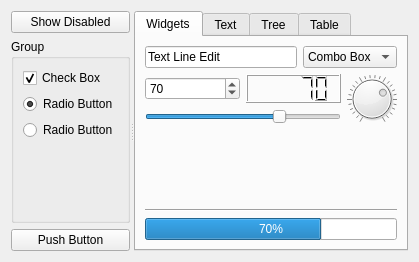
<ui version="4.0" >
 <class>SkulpturePreview1</class>
 <widget class="QDialog" name="SkulpturePreview1" >
  <layout class="QVBoxLayout" name="verticalLayout_9" >
   <item>
    <widget class="QSplitter" name="splitter" >
     <property name="orientation" >
      <enum>Qt::Horizontal</enum>
     </property>
     <widget class="QWidget" name="layoutWidget" >
      <layout class="QVBoxLayout" name="verticalLayout_7" >
       <item>
        <widget class="QPushButton" name="pushButton_2" >
         <property name="text" >
          <string>Show Disabled</string>
         </property>
         <property name="checkable" >
          <bool>true</bool>
         </property>
         <property name="checked" >
          <bool>false</bool>
         </property>
         <property name="autoDefault" >
          <bool>false</bool>
         </property>
        </widget>
       </item>
       <item>
        <layout class="QVBoxLayout" name="verticalLayout_4" >
         <item>
          <widget class="QGroupBox" name="groupBox" >
           <property name="title" >
            <string>Group</string>
           </property>
           <layout class="QVBoxLayout" name="verticalLayout" >
            <item>
             <widget class="QCheckBox" name="checkBox" >
              <property name="text" >
               <string>Check Box</string>
              </property>
              <property name="checked" >
               <bool>true</bool>
              </property>
             </widget>
            </item>
            <item>
             <widget class="QRadioButton" name="radioButton_2" >
              <property name="text" >
               <string>Radio Button</string>
              </property>
              <property name="checked" >
               <bool>true</bool>
              </property>
             </widget>
            </item>
            <item>
             <widget class="QRadioButton" name="radioButton" >
              <property name="text" >
               <string>Radio Button</string>
              </property>
             </widget>
            </item>
            <item>
             <spacer name="verticalSpacer" >
              <property name="orientation" >
               <enum>Qt::Vertical</enum>
              </property>
              <property name="sizeType" >
               <enum>QSizePolicy::MinimumExpanding</enum>
              </property>
              <property name="sizeHint" stdset="0" >
               <size>
                <width>20</width>
                <height>0</height>
               </size>
              </property>
             </spacer>
            </item>
           </layout>
          </widget>
         </item>
         <item>
          <widget class="QPushButton" name="pushButton" >
           <property name="text" >
            <string>Push Button</string>
           </property>
           <property name="autoDefault" >
            <bool>false</bool>
           </property>
          </widget>
         </item>
        </layout>
       </item>
      </layout>
     </widget>
     <widget class="QTabWidget" name="Text" >
      <property name="currentIndex" >
       <number>0</number>
      </property>
      <widget class="QWidget" name="tab" >
       <property name="geometry" >
        <rect>
         <x>0</x>
         <y>0</y>
         <width>272</width>
         <height>210</height>
        </rect>
       </property>
       <attribute name="title" >
        <string>Widgets</string>
       </attribute>
       <layout class="QVBoxLayout" name="verticalLayout_6" >
        <item>
         <layout class="QHBoxLayout" name="horizontalLayout_3" >
          <item>
           <widget class="KLineEdit" name="klineedit" >
            <property name="text" >
             <string>Text Line Edit</string>
            </property>
            <property name="placeholderText" >
             <string>LineEdit (empty)</string>
            </property>
            <property name="showClearButton" stdset="0" >
             <bool>true</bool>
            </property>
           </widget>
          </item>
          <item>
           <widget class="KComboBox" name="comboBox" >
            <item>
             <property name="text" >
              <string>Combo Box</string>
             </property>
            </item>
            <item>
             <property name="text" >
              <string>Element</string>
             </property>
            </item>
           </widget>
          </item>
         </layout>
        </item>
        <item>
         <layout class="QHBoxLayout" name="horizontalLayout_2" >
          <item>
           <layout class="QVBoxLayout" name="verticalLayout_5" >
            <item>
             <layout class="QHBoxLayout" name="horizontalLayout" >
              <item>
               <widget class="QSpinBox" name="spinBox" >
                <property name="maximum" >
                 <number>100</number>
                </property>
                <property name="value" >
                 <number>70</number>
                </property>
               </widget>
              </item>
              <item>
               <widget class="QLCDNumber" name="lcdNumber" >
                <property name="intValue" stdset="0" >
                 <number>70</number>
                </property>
               </widget>
              </item>
             </layout>
            </item>
            <item>
             <widget class="QSlider" name="horizontalSlider" >
              <property name="maximum" >
               <number>100</number>
              </property>
              <property name="value" >
               <number>70</number>
              </property>
              <property name="orientation" >
               <enum>Qt::Horizontal</enum>
              </property>
             </widget>
            </item>
           </layout>
          </item>
          <item>
           <widget class="QDial" name="dial" >
            <property name="sizePolicy" >
             <sizepolicy vsizetype="Fixed" hsizetype="Fixed" >
              <horstretch>0</horstretch>
              <verstretch>0</verstretch>
             </sizepolicy>
            </property>
            <property name="minimumSize" >
             <size>
              <width>50</width>
              <height>50</height>
             </size>
            </property>
            <property name="maximumSize" >
             <size>
              <width>50</width>
              <height>50</height>
             </size>
            </property>
            <property name="maximum" >
             <number>100</number>
            </property>
            <property name="value" >
             <number>70</number>
            </property>
            <property name="notchesVisible" >
             <bool>true</bool>
            </property>
           </widget>
          </item>
         </layout>
        </item>
        <item>
         <spacer name="verticalSpacer_2" >
          <property name="orientation" >
           <enum>Qt::Vertical</enum>
          </property>
          <property name="sizeType" >
           <enum>QSizePolicy::MinimumExpanding</enum>
          </property>
          <property name="sizeHint" stdset="0" >
           <size>
            <width>20</width>
            <height>0</height>
           </size>
          </property>
         </spacer>
        </item>
        <item>
         <widget class="Line" name="line" >
          <property name="orientation" >
           <enum>Qt::Horizontal</enum>
          </property>
         </widget>
        </item>
        <item>
         <widget class="QProgressBar" name="progressBar" >
          <property name="value" >
           <number>70</number>
          </property>
         </widget>
        </item>
       </layout>
      </widget>
      <widget class="QWidget" name="Seite_2" >
       <property name="geometry" >
        <rect>
         <x>0</x>
         <y>0</y>
         <width>272</width>
         <height>210</height>
        </rect>
       </property>
       <attribute name="title" >
        <string>Text</string>
       </attribute>
       <layout class="QVBoxLayout" name="verticalLayout_8" >
        <item>
         <widget class="KTextEdit" name="ktextedit" >
          <property name="html" >
           <string>&lt;!DOCTYPE HTML PUBLIC "-//W3C//DTD HTML 4.0//EN" "http://www.w3.org/TR/REC-html40/strict.dtd">
&lt;html>&lt;head>&lt;meta name="qrichtext" content="1" />&lt;style type="text/css">
p, li { white-space: pre-wrap; }
&lt;/style>&lt;/head>&lt;body style=" font-family:'Sans Serif'; font-size:10pt; font-weight:400; font-style:normal;">
&lt;table border="0" style="-qt-table-type: root; margin-top:4px; margin-bottom:4px; margin-left:4px; margin-right:4px;">
&lt;tr>
&lt;td style="border: none;">
&lt;p align="center" style=" margin-top:0px; margin-bottom:0px; margin-left:0px; margin-right:0px; -qt-block-indent:0; text-indent:0px;">&lt;span style=" font-size:16pt; font-weight:600;">Skulpture&lt;/span>&lt;/p>
&lt;p align="center" style=" margin-top:0px; margin-bottom:0px; margin-left:0px; margin-right:0px; -qt-block-indent:0; text-indent:0px; font-weight:600;">&lt;span style=" font-weight:400;">Version 0.2.4&lt;/span>&lt;/p>
&lt;p align="center" style="-qt-paragraph-type:empty; margin-top:0px; margin-bottom:0px; margin-left:0px; margin-right:0px; -qt-block-indent:0; text-indent:0px;">&lt;/p>
&lt;p align="center" style=" margin-top:0px; margin-bottom:0px; margin-left:0px; margin-right:0px; -qt-block-indent:0; text-indent:0px;">&lt;a href="http://skulpture.maxiom.de/">&lt;span style=" text-decoration: underline; color:#0057ae;">http://skulpture.maxiom.de/&lt;/span>&lt;/a>&lt;/p>
&lt;p align="center" style=" margin-top:0px; margin-bottom:0px; margin-left:0px; margin-right:0px; -qt-block-indent:0; text-indent:0px;">&lt;span style=" font-size:8pt;">Copyright © 2007-2010 Christoph Feck&lt;/span>&lt;/p>
&lt;p style="-qt-paragraph-type:empty; margin-top:0px; margin-bottom:0px; margin-left:0px; margin-right:0px; -qt-block-indent:0; text-indent:0px;">&lt;/p>&lt;/td>&lt;/tr>&lt;/table>&lt;/body>&lt;/html></string>
          </property>
         </widget>
        </item>
       </layout>
      </widget>
      <widget class="QWidget" name="tab_2" >
       <property name="geometry" >
        <rect>
         <x>0</x>
         <y>0</y>
         <width>272</width>
         <height>210</height>
        </rect>
       </property>
       <attribute name="title" >
        <string>Tree</string>
       </attribute>
       <layout class="QVBoxLayout" name="verticalLayout_3" >
        <item>
         <widget class="QTreeWidget" name="treeWidget" >
          <column>
           <property name="text" >
            <string>Column 1</string>
           </property>
          </column>
          <column>
           <property name="text" >
            <string>Column 2</string>
           </property>
          </column>
          <item>
           <property name="text" >
            <string>Element</string>
           </property>
           <property name="text" >
            <string>(expandable)</string>
           </property>
           <item>
            <property name="text" >
             <string>Element</string>
            </property>
            <property name="text" >
             <string>Line 1</string>
            </property>
           </item>
           <item>
            <property name="text" >
             <string>Element</string>
            </property>
            <property name="text" >
             <string>Line 2</string>
            </property>
           </item>
           <item>
            <property name="text" >
             <string>Element</string>
            </property>
            <property name="text" >
             <string>Line 3</string>
            </property>
           </item>
          </item>
          <item>
           <property name="text" >
            <string>Element</string>
           </property>
           <property name="text" >
            <string>(not expandable)</string>
           </property>
          </item>
         </widget>
        </item>
       </layout>
      </widget>
      <widget class="QWidget" name="Seite" >
       <property name="geometry" >
        <rect>
         <x>0</x>
         <y>0</y>
         <width>272</width>
         <height>210</height>
        </rect>
       </property>
       <attribute name="title" >
        <string>Table</string>
       </attribute>
       <layout class="QVBoxLayout" name="verticalLayout_2" >
        <item>
         <widget class="QTableWidget" name="tableWidget" >
          <row/>
          <row/>
          <row/>
          <row/>
          <row/>
          <row/>
          <row/>
          <row/>
          <row/>
          <row/>
          <column>
           <property name="text" >
            <string>Column 1</string>
           </property>
          </column>
          <column>
           <property name="text" >
            <string>Column 2</string>
           </property>
          </column>
          <column>
           <property name="text" >
            <string>Column 3</string>
           </property>
          </column>
          <column>
           <property name="text" >
            <string>Column 4</string>
           </property>
          </column>
         </widget>
        </item>
       </layout>
      </widget>
     </widget>
    </widget>
   </item>
  </layout>
 </widget>
 <customwidgets>
  <customwidget>
   <class>KLineEdit</class>
   <extends>QLineEdit</extends>
   <header location="global" >KCompletion/KLineEdit</header>
  </customwidget>
  <customwidget>
   <class>KTextEdit</class>
   <extends>QTextEdit</extends>
   <header location="global" >KTextWidgets/KTextEdit</header>
  </customwidget>
  <customwidget>
   <class>KComboBox</class>
   <extends>QComboBox</extends>
   <header location="global" >KCompletion/KComboBox</header>
  </customwidget>
 </customwidgets>
 <resources/>
 <connections>
  <connection>
   <sender>dial</sender>
   <signal>valueChanged(int)</signal>
   <receiver>progressBar</receiver>
   <slot>setValue(int)</slot>
   <hints>
    <hint type="sourcelabel" >
     <x>375</x>
     <y>126</y>
    </hint>
    <hint type="destinationlabel" >
     <x>337</x>
     <y>219</y>
    </hint>
   </hints>
  </connection>
  <connection>
   <sender>dial</sender>
   <signal>valueChanged(int)</signal>
   <receiver>lcdNumber</receiver>
   <slot>display(int)</slot>
   <hints>
    <hint type="sourcelabel" >
     <x>374</x>
     <y>131</y>
    </hint>
    <hint type="destinationlabel" >
     <x>287</x>
     <y>133</y>
    </hint>
   </hints>
  </connection>
  <connection>
   <sender>dial</sender>
   <signal>valueChanged(int)</signal>
   <receiver>spinBox</receiver>
   <slot>setValue(int)</slot>
   <hints>
    <hint type="sourcelabel" >
     <x>375</x>
     <y>111</y>
    </hint>
    <hint type="destinationlabel" >
     <x>302</x>
     <y>106</y>
    </hint>
   </hints>
  </connection>
  <connection>
   <sender>spinBox</sender>
   <signal>valueChanged(int)</signal>
   <receiver>progressBar</receiver>
   <slot>setValue(int)</slot>
   <hints>
    <hint type="sourcelabel" >
     <x>245</x>
     <y>110</y>
    </hint>
    <hint type="destinationlabel" >
     <x>308</x>
     <y>220</y>
    </hint>
   </hints>
  </connection>
  <connection>
   <sender>spinBox</sender>
   <signal>valueChanged(int)</signal>
   <receiver>lcdNumber</receiver>
   <slot>display(int)</slot>
   <hints>
    <hint type="sourcelabel" >
     <x>339</x>
     <y>121</y>
    </hint>
    <hint type="destinationlabel" >
     <x>339</x>
     <y>139</y>
    </hint>
   </hints>
  </connection>
  <connection>
   <sender>spinBox</sender>
   <signal>valueChanged(int)</signal>
   <receiver>dial</receiver>
   <slot>setValue(int)</slot>
   <hints>
    <hint type="sourcelabel" >
     <x>236</x>
     <y>108</y>
    </hint>
    <hint type="destinationlabel" >
     <x>379</x>
     <y>122</y>
    </hint>
   </hints>
  </connection>
  <connection>
   <sender>horizontalSlider</sender>
   <signal>valueChanged(int)</signal>
   <receiver>progressBar</receiver>
   <slot>setValue(int)</slot>
   <hints>
    <hint type="sourcelabel" >
     <x>323</x>
     <y>79</y>
    </hint>
    <hint type="destinationlabel" >
     <x>380</x>
     <y>223</y>
    </hint>
   </hints>
  </connection>
  <connection>
   <sender>horizontalSlider</sender>
   <signal>valueChanged(int)</signal>
   <receiver>lcdNumber</receiver>
   <slot>display(int)</slot>
   <hints>
    <hint type="sourcelabel" >
     <x>359</x>
     <y>82</y>
    </hint>
    <hint type="destinationlabel" >
     <x>256</x>
     <y>136</y>
    </hint>
   </hints>
  </connection>
  <connection>
   <sender>horizontalSlider</sender>
   <signal>valueChanged(int)</signal>
   <receiver>spinBox</receiver>
   <slot>setValue(int)</slot>
   <hints>
    <hint type="sourcelabel" >
     <x>285</x>
     <y>78</y>
    </hint>
    <hint type="destinationlabel" >
     <x>260</x>
     <y>107</y>
    </hint>
   </hints>
  </connection>
  <connection>
   <sender>horizontalSlider</sender>
   <signal>valueChanged(int)</signal>
   <receiver>dial</receiver>
   <slot>setValue(int)</slot>
   <hints>
    <hint type="sourcelabel" >
     <x>300</x>
     <y>80</y>
    </hint>
    <hint type="destinationlabel" >
     <x>380</x>
     <y>123</y>
    </hint>
   </hints>
  </connection>
  <connection>
   <sender>pushButton_2</sender>
   <signal>toggled(bool)</signal>
   <receiver>groupBox</receiver>
   <slot>setDisabled(bool)</slot>
   <hints>
    <hint type="sourcelabel" >
     <x>106</x>
     <y>24</y>
    </hint>
    <hint type="destinationlabel" >
     <x>104</x>
     <y>43</y>
    </hint>
   </hints>
  </connection>
  <connection>
   <sender>pushButton_2</sender>
   <signal>toggled(bool)</signal>
   <receiver>Text</receiver>
   <slot>setDisabled(bool)</slot>
   <hints>
    <hint type="sourcelabel" >
     <x>117</x>
     <y>26</y>
    </hint>
    <hint type="destinationlabel" >
     <x>137</x>
     <y>40</y>
    </hint>
   </hints>
  </connection>
  <connection>
   <sender>pushButton_2</sender>
   <signal>toggled(bool)</signal>
   <receiver>comboBox</receiver>
   <slot>setDisabled(bool)</slot>
   <hints>
    <hint type="sourcelabel" >
     <x>83</x>
     <y>25</y>
    </hint>
    <hint type="destinationlabel" >
     <x>93</x>
     <y>191</y>
    </hint>
   </hints>
  </connection>
  <connection>
   <sender>pushButton_2</sender>
   <signal>toggled(bool)</signal>
   <receiver>pushButton</receiver>
   <slot>setDisabled(bool)</slot>
   <hints>
    <hint type="sourcelabel" >
     <x>66</x>
     <y>23</y>
    </hint>
    <hint type="destinationlabel" >
     <x>80</x>
     <y>225</y>
    </hint>
   </hints>
  </connection>
  <connection>
   <sender>dial</sender>
   <signal>valueChanged(int)</signal>
   <receiver>horizontalSlider</receiver>
   <slot>setValue(int)</slot>
   <hints>
    <hint type="sourcelabel" >
     <x>376</x>
     <y>135</y>
    </hint>
    <hint type="destinationlabel" >
     <x>374</x>
     <y>83</y>
    </hint>
   </hints>
  </connection>
  <connection>
   <sender>spinBox</sender>
   <signal>valueChanged(int)</signal>
   <receiver>horizontalSlider</receiver>
   <slot>setValue(int)</slot>
   <hints>
    <hint type="sourcelabel" >
     <x>216</x>
     <y>108</y>
    </hint>
    <hint type="destinationlabel" >
     <x>225</x>
     <y>83</y>
    </hint>
   </hints>
  </connection>
 </connections>
</ui>
